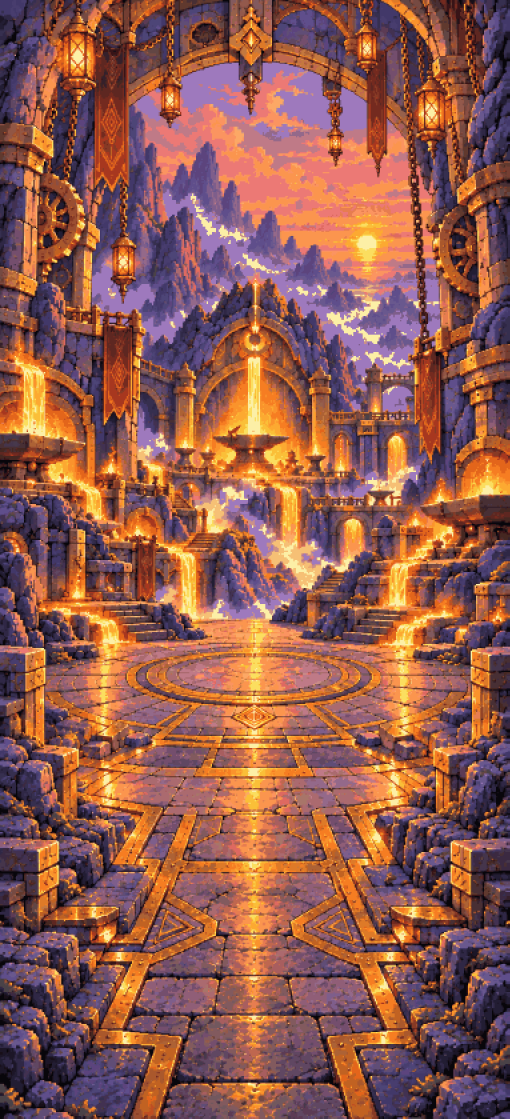
#> input picture prototypes/p2-spikes/tools/originals/forge-world-paint.png, 1528 x 3356 px, given in place of forge-world-paint.png-world-paint.png, which was not available (shown at 1/3 size)
$ python build_life.py originals/forge-world-paint.png
#> lines starting #> are read from the running program, lines starting #| are printed output that depends on the picture; after the words box and inside, x2 and y2 are one past the last pixel; in counts of white or black regions, pixels touching at a corner belong together; pictures that were not available may be replaced by others from this repository, and a replacement may not be noted
#!/usr/bin/env python3
"""Make a realm's painting breathe (decision 142, docs/plan-2.0/p27-living-worlds.md), from the painting itself:
  1. Floaters: things floating in the sky (books, small islands) are cut out as their own sprites, so they really
     float, drift and flap; the sky behind them is filled in (a soft diffusion fill: skies are soft).
     Found automatically (anything fully surrounded by sky in the lights map's sky band) plus boxes given by eye in
     tools/life/<id>.json {"floaters": [[u, v, w, h, "book"|"island"], ...]} (u, v = top-left, fractions).
  2. The life map <id>-world-life.png (half size): R = foliage (sways with the wind), G = cloth (banners wave),
     B = 0, A = 1. Read by the realm shader.
Writes SpikeLab/Assets/<id>-float-<k>.png, <id>-floaters.json, <id>-world-life.png, and the filled painting
(<id>-world-paint.png; the original is kept once in tools/originals/). Run from prototypes/p2-spikes."""
import json, os, sys, shutil
import numpy as np
from PIL import Image, ImageFilter
from scipy import ndimage as nd

rid = sys.argv[1]
A = "SpikeLab/Assets"
os.makedirs("tools/originals", exist_ok=True)
orig = f"tools/originals/{rid}-world-paint.png"
if "--fresh" in sys.argv or not os.path.exists(orig): shutil.copy(f"{A}/{rid}-world-paint.png", orig)   # (--fresh: a new painting)
paint = Image.open(orig).convert("RGB"); W, H = paint.size
#> further down, paint is the input picture: PIL image 1528x3356 RGB; mean R, G, B 145.7, 91.4, 79.5
#> after `W, H = paint.size`: W = 1528; H = 3356
P = np.asarray(paint).astype(float)
L = np.asarray(Image.open(f"{A}/{rid}-world-lights.png").convert("RGBA").resize((W, H), Image.NEAREST)).astype(float) / 255
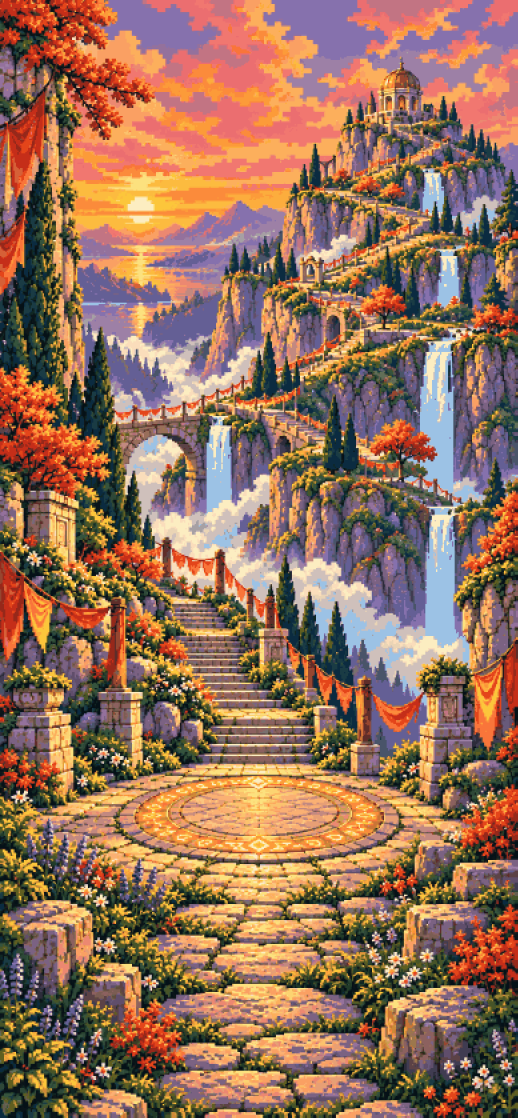
#> input picture prototypes/p2-spikes/tools/originals/highlands-world-paint.png, 1552 x 3352 px, given in place of forge-world-paint.png-world-lights.png, which was not available (shown at 1/3 size)
aMap = L[..., 3]
#> aMap: shape (3356, 1528) float64; every value is 1
sky = (aMap > 0.3) & (aMap < 0.7)
#> sky: shape (3356, 1528) bool; every value is 0
water = aMap > 0.72
#> water: shape (3356, 1528) bool; every value is 1
hints = json.load(open(f"tools/life/{rid}.json")) if os.path.exists(f"tools/life/{rid}.json") else {}

# ---- 1. Floaters ----
boxes = []
land = ~sky
lab, n = nd.label(land)
#> lab: shape (3356, 1528) int32; every value is 1
#> n = 1
sizes = nd.sum(land, lab, range(1, n + 1))
#> sizes = [5127968]
big = int(np.argmax(sizes)) + 1 if n else 0
#> big = 1
for i, o in enumerate(nd.find_objects(lab) if hints.get("auto") else []):   # only where things really float
    if i + 1 == big or not (120 <= sizes[i] <= 14000): continue
    m = lab[o] == i + 1
    boxes.append((o[1].start, o[0].start, o[1].stop - o[1].start, o[0].stop - o[0].start, "book", m))
#> this loop made 0 passes
#> after the loop, boxes = []
def matte_by_eye(x, y, w, h):
    """Inside a box drawn by eye: the object is what differs from the sky around the box's edge."""
    crop = P[y:y + h, x:x + w]
    edge = np.concatenate([crop[0], crop[-1], crop[:, 0], crop[:, -1]])
    skyc = np.median(edge, 0)
    d = np.sqrt(((crop - skyc) ** 2).sum(-1))
    m = d > max(28, np.percentile(d, 40))
    m = nd.binary_opening(m, iterations=1); m = nd.binary_fill_holes(nd.binary_closing(m, iterations=2))
    lb, k = nd.label(m)
    if k: m = lb == (np.argmax(nd.sum(m, lb, range(1, k + 1))) + 1)
    return m
for u, v, w, h, kind in hints.get("floaters", []):
    x, y, bw, bh = int(u * W), int(v * H), int(w * W), int(h * H)
    boxes.append((x, y, bw, bh, kind, matte_by_eye(x, y, bw, bh)))

filled = P.copy()
known = np.ones((H, W))
out = []
for k, (x, y, w, h, kind, m) in enumerate(boxes):
    pad = 6
    x0, y0, x1, y1 = max(0, x - pad), max(0, y - pad), min(W, x + w + pad), min(H, y + h + pad)
    full = np.zeros((H, W), bool); full[y:y + h, x:x + w] = m
    full = nd.binary_dilation(full, iterations=2)
    alpha = nd.gaussian_filter(full.astype(float), 1.2)[y0:y1, x0:x1]
    sprite = np.dstack([P[y0:y1, x0:x1], np.clip(alpha * 1.3, 0, 1) * 255]).astype(np.uint8)
    Image.fromarray(sprite, "RGBA").save(f"{A}/{rid}-float-{k}.png")
    known[nd.binary_dilation(full, iterations=4)] = 0
    out.append({"file": f"{rid}-float-{k}", "u": (x0 + x1) / 2 / W, "v": 1 - (y0 + y1) / 2 / H,
                "w": (x1 - x0) / W, "h": (y1 - y0) / H, "kind": kind})
#> after the loop, out = []
# Fill what the floaters covered: a normalised blur from the sky around it, coarse to fine, plus a little grain.
if out:
    hole = known == 0
    acc = filled * known[..., None]; wsum = known.copy()
    fill = np.zeros_like(filled)
    for sig in (24, 10, 4):
        a = np.stack([nd.gaussian_filter(acc[..., c], sig) for c in range(3)], -1)
        wt = nd.gaussian_filter(wsum, sig)
        est = a / np.maximum(wt, 1e-6)[..., None]
        fill = np.where((wt > 0.02)[..., None], est, fill)
    grain = nd.gaussian_filter(np.random.default_rng(7).normal(0, 3, (H, W)), 1)[..., None]
    filled = np.where(hole[..., None], fill + grain, filled)
Image.fromarray(np.clip(filled, 0, 255).astype(np.uint8)).save(f"{A}/{rid}-world-paint.png")
json.dump(out, open(f"{A}/{rid}-floaters.json", "w"), indent=1)

# ---- 2. The life map (half size) ----
s = paint.resize((W // 2, H // 2), Image.LANCZOS)
hsv = np.asarray(s.convert("HSV")).astype(float) / 255
h_, sat, val = hsv[..., 0], hsv[..., 1], hsv[..., 2]
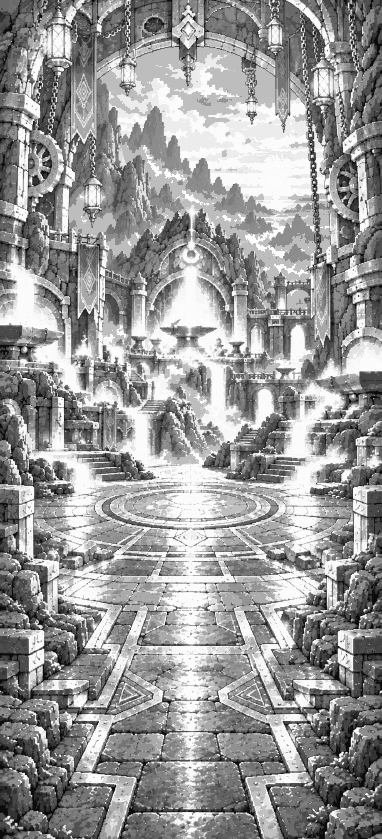
#> val: shape (1678, 764) float64 (shown at 1/2 size); min 0.0314, max 1, mean 0.596
sky2 = np.asarray(Image.fromarray(sky.astype(np.uint8) * 255).resize(s.size, Image.NEAREST)) > 0
#> sky2: shape (1678, 764) bool; every value is 0
water2 = np.asarray(Image.fromarray(water.astype(np.uint8) * 255).resize(s.size, Image.NEAREST)) > 0
#> water2: shape (1678, 764) bool; every value is 1
rgb2 = np.asarray(s).astype(float)
green = (h_ > 0.16) & (h_ < 0.45) & (sat > 0.25) & (val > 0.12) & (rgb2[..., 1] > rgb2[..., 0] * 0.97)   # real greens, not gold
flowers = (h_ > 0.68) & (h_ < 0.92) & (sat > 0.18) & (val > 0.35)            # wisteria, lilac blossoms
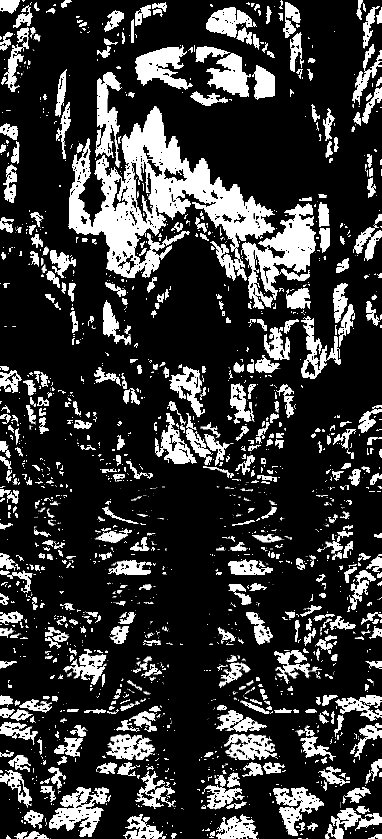
#> flowers: shape (1678, 764) bool (shown at 1/2 size); 22.2% white; 1510 white regions (802 under 20 px), largest, box (x1, y1, x2, y2) and area: (136, 212, 550, 562) 52200, (482, 406, 632, 618) 13450, (98, 1574, 222, 1674) 5948
if hints.get("grass"):                                                     # golden grass and autumn leaves
    green |= (h_ > 0.09) & (h_ <= 0.16) & (sat > 0.3) & (val > 0.2) & (rgb2[..., 1] > rgb2[..., 0] * 0.8)
if not hints.get("flowers"): flowers = np.zeros_like(flowers)        # only worlds that have blossoms (wisteria, lotus)
depth2 = np.asarray(Image.open(f"{A}/{rid}-world-depth.png").convert("L").resize(s.size, Image.BILINEAR)).astype(float) / 255
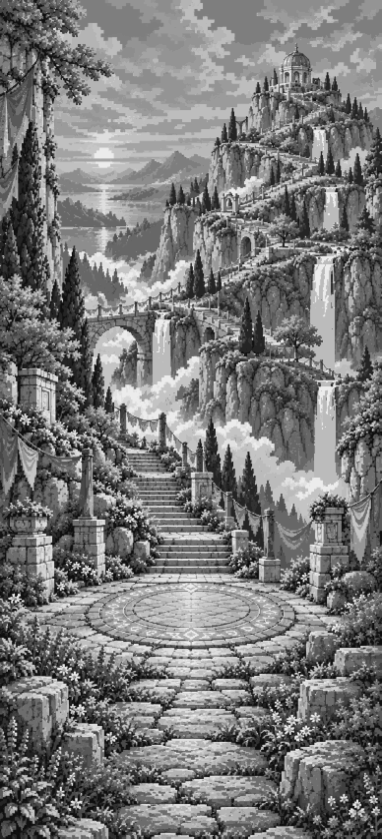
#> depth2: shape (1678, 764) float64 (shown at 1/2 size); min 0.0549, max 0.925, mean 0.476
near = depth2 > np.percentile(depth2, 35)                                  # far hills and mountains stay still
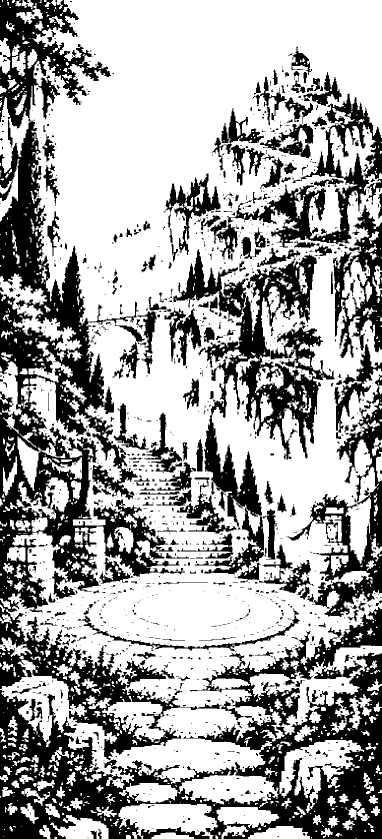
#> near: shape (1678, 764) bool (shown at 1/2 size); 64.9% white; 1425 black regions (1097 under 20 px), largest, box (x1, y1, x2, y2) and area: (0, 0, 445, 1520) 150645, (0, 1214, 764, 1678) 108570, (347, 495, 669, 1160) 54136
foliage = (green | flowers) & ~sky2 & ~water2 & near
foliage = nd.binary_opening(foliage, iterations=1)
blue = (h_ > 0.55) & (h_ < 0.7) & (sat > 0.35) & (val > 0.18) & (val < 0.75)
#> blue: shape (1678, 764) bool; 3.4% white; 2790 white regions (2400 under 20 px), largest, box (x1, y1, x2, y2) and area: (214, 404, 262, 476) 1216, (563, 1598, 645, 1673) 1096, (97, 1618, 186, 1661) 1066
red = ((h_ < 0.02) | (h_ > 0.95)) & (sat > 0.5) & (val > 0.25) & (val < 0.8)
#> red: shape (1678, 764) bool; 2.6% white; 3902 white regions (3656 under 20 px), largest, box (x1, y1, x2, y2) and area: (142, 64, 190, 200) 2748, (536, 74, 578, 196) 1958, (154, 484, 198, 556) 1601
cloth = np.zeros_like(blue)
cl, cn = nd.label(nd.binary_closing(blue | red, iterations=2))
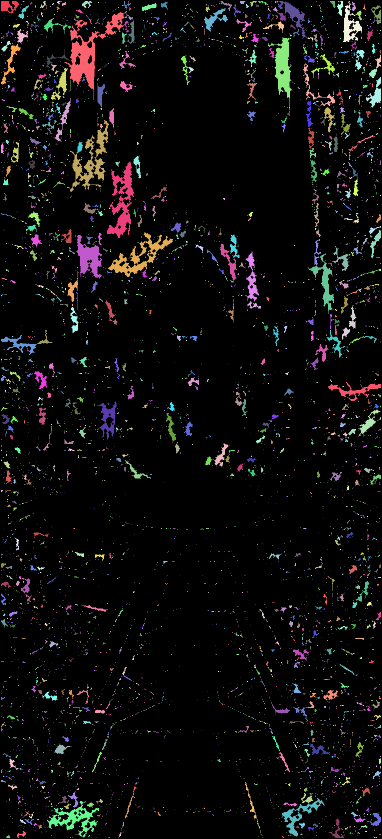
#> cl: shape (1678, 764) int32 (shown at 1/2 size); 5400 distinct labels, from 0 to 5399; one colour per label, 0 black
#> cn = 5399
for i, o in enumerate(nd.find_objects(cl)):
    hh, ww = o[0].stop - o[0].start, o[1].stop - o[1].start
    if hh >= 30 and hh >= 2.2 * ww: cloth[o] |= cl[o] == i + 1                # tall hanging banners
#> this loop made 5399 passes
#> (hh, ww) on passes 1 to 3: (25, 37), (2, 4), (14, 13)
#> cloth: shape (1678, 764) bool; 1.3% white; 37 white regions, largest, box (x1, y1, x2, y2) and area: (214, 323, 268, 476) 3317, (536, 74, 584, 220) 2656, (617, 507, 668, 628) 1488
def soft(m, g): return nd.gaussian_filter(m.astype(float), g)
#> called with g = 1.2
#> returned value: shape (1678, 764) float64; every value is 0
life = np.dstack([np.clip(soft(foliage, 1.2) * 1.4, 0, 1), np.clip(soft(cloth, 1.5) * 1.3, 0, 1),
                  np.zeros(foliage.shape), np.ones(foliage.shape)])
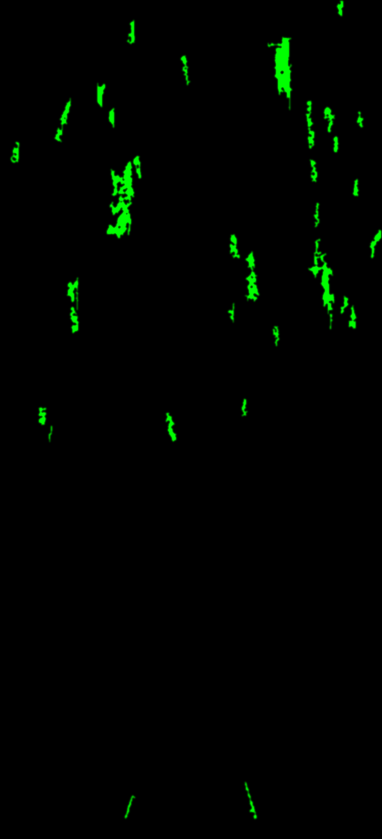
#> life: shape (1678, 764, 4) float64 (shown at 1/2 size); mean of channels 0, 1, 2, 3 0, 0.0156, 0, 1; drawn as R, G, B
Image.fromarray((life * 255).astype(np.uint8), "RGBA").save(f"{A}/{rid}-world-life.png")
print(rid, "floaters", len(out), "foliage", round(foliage.mean(), 3), "cloth", round(cloth.mean(), 4))
#| originals/forge-world-paint.png floaters 0 foliage 0.0 cloth 0.0133
